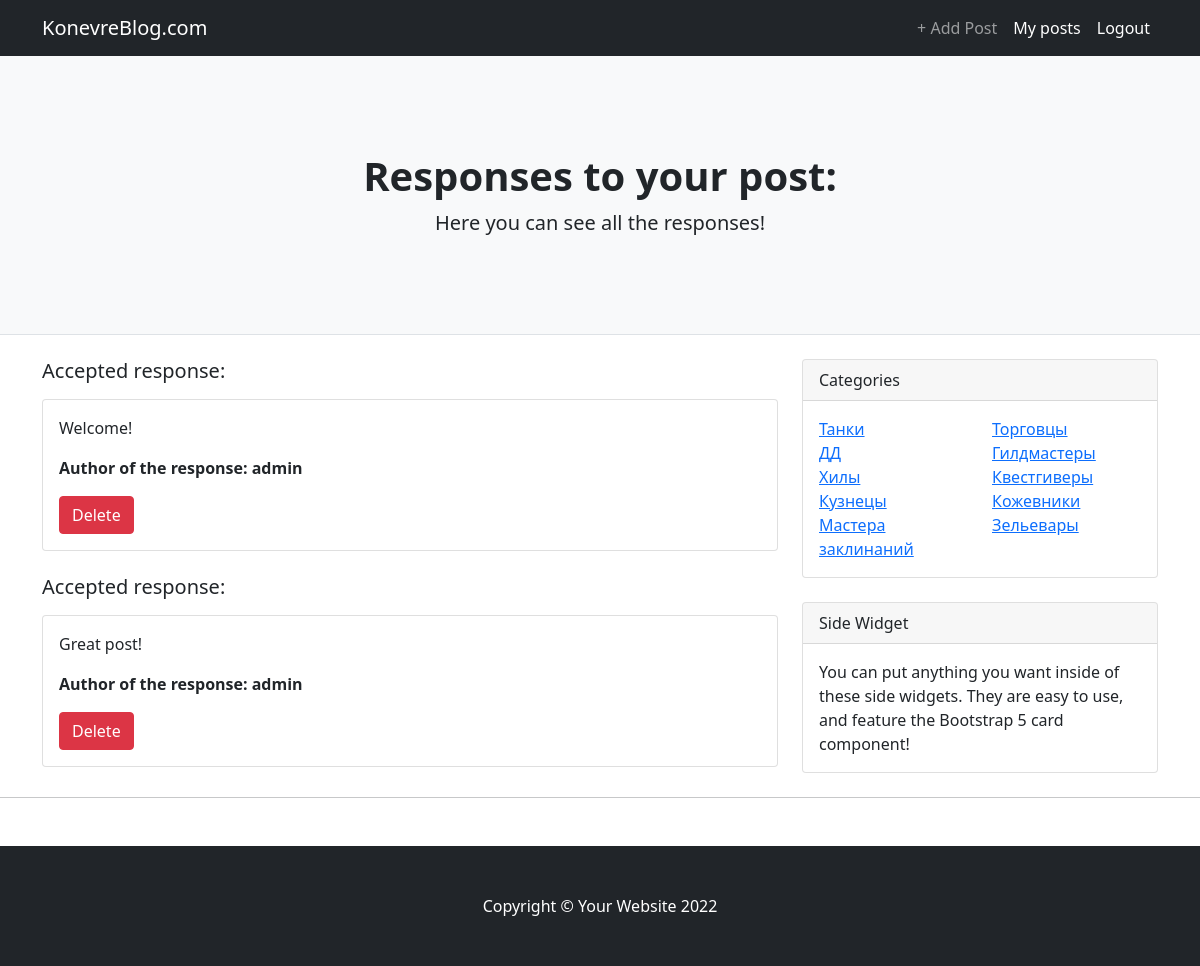
Screenshot of /response_list/2 (signed in) with the database file from the repository.
### posts/models.py (models this page shows, shortened)
class Response(models.Model):
    post = models.ForeignKey(Post, on_delete=models.CASCADE)
    user = models.ForeignKey(User, on_delete=models.CASCADE)
    text = models.TextField()
    status = models.BooleanField(default=False)

### posts/views.py (the view)
# urls.py: path('response_list/<int:pk>', ResponseListView.as_view(), name='response_list'),
class ResponseListView(LoginRequiredMixin, ListView):
    model = Response
    template_name = 'posts/response_list.html'
    def get_queryset(self, **kwargs):
        return Response.objects.filter(post__user=self.request.user, post__id=self.kwargs['pk'])

### templates/posts/response_list.html
{% extends 'index.html' %}
{% block content %}
        <header class="py-5 bg-light border-bottom mb-4">
            <div class="container">
                <div class="text-center my-5">
                    <h1 class="fw-bolder">Responses to your post:</h1>
                    <p class="lead mb-0">Here you can see all the responses!</p>
                </div>
            </div>
        </header>
        <div class="container">
            <div class="row">
                <div class="col-lg-8">
                    {% for response in response_list %}
                        {% if response.status == False %}
                        <h5><p>Pending responses:</p></h5>
                        <div class="card mb-4">
                            <div class="card-body">
                                <p>{{ response.text }}</p>
                                <p><strong>Author of the response: {{ response.user }}</strong></p>
                                <a class="btn btn-success" href="{% url 'response_update' response.pk %}">Accept</a>
                                <a class="btn btn-danger" href="{% url 'response_delete' response.pk %}">Delete</a>
                            </div>
                        </div>
                        {% else %}
                            <h5><p>Accepted response:</p></h5>
                            <div class="card mb-4">
                                <div class="card-body">
                                    <p>{{ response.text }}</p>
                                    <p><strong>Author of the response: {{ response.user }}</strong></p>
                                    <a class="btn btn-danger" href="{% url 'response_delete' response.pk %}">Delete</a>
                                </div>
                            </div>
                        {% endif %}
                    {% empty %}
                        <h5><p>No responses yet</p></h5>
                    {% endfor %}
                </div>
                {% include 'side_widget.html' %}
            </div>
        </div>
    {% include 'pagination.html' %}
{% endblock content %}

### rows the page displays
Response: text "Welcome!", user "admin"
Response: text "Great post!", user "admin"
